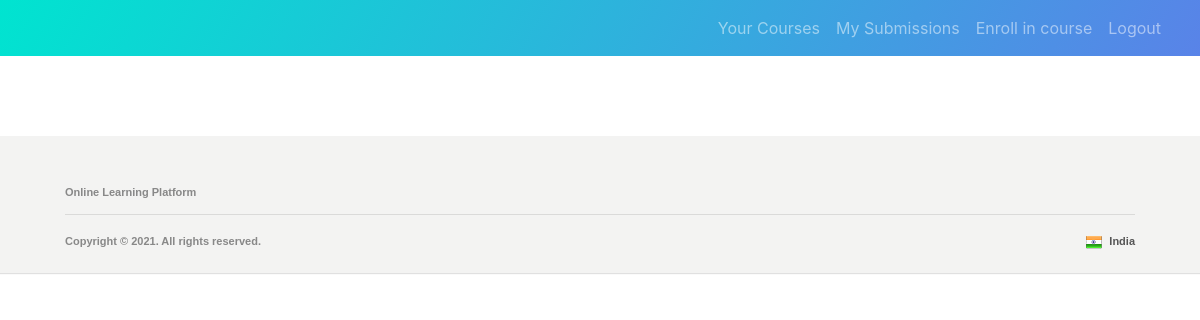
Page /student/submissions/ (signed in) on the earlier database version.
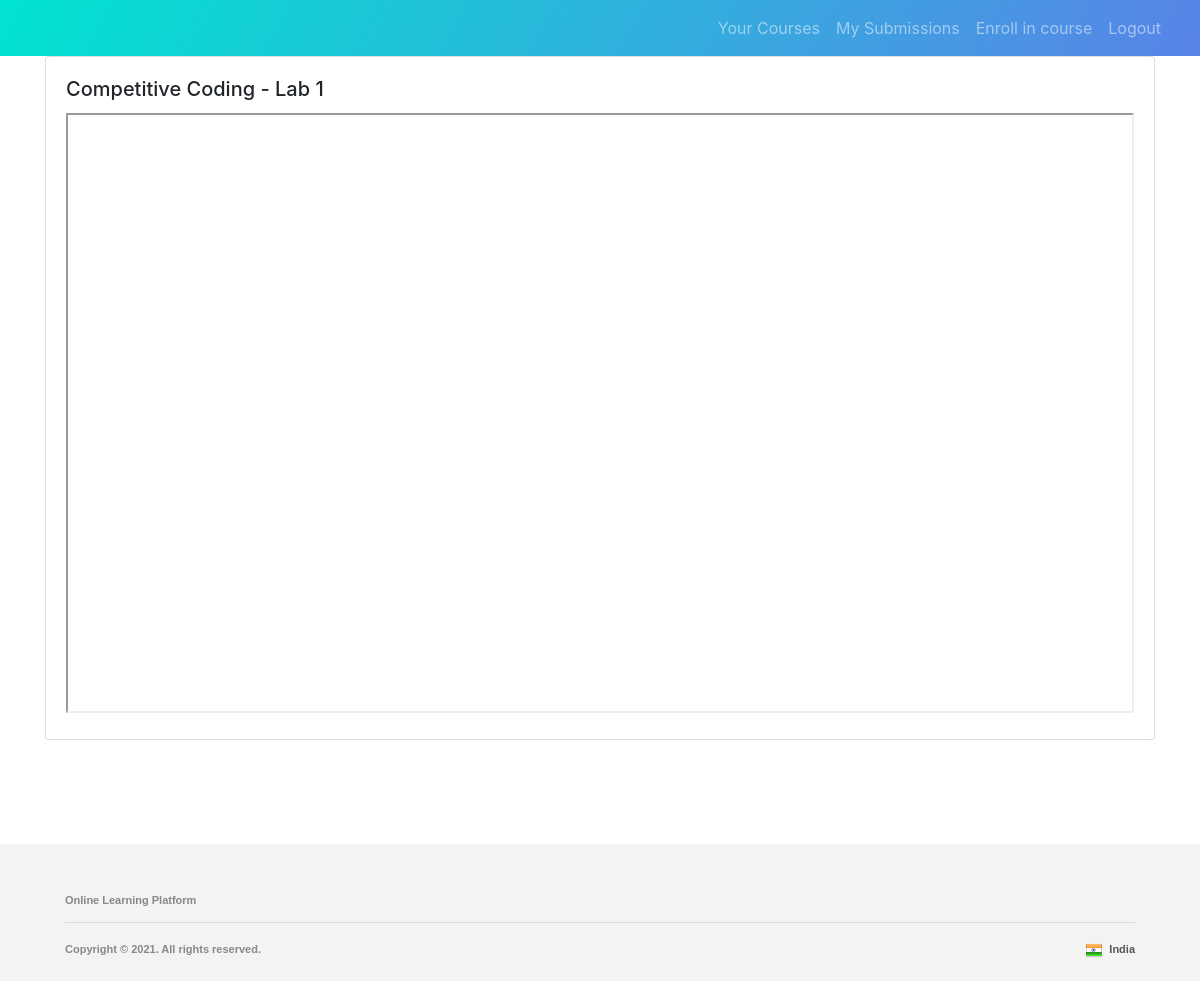
Same page on the later database version.
### accounts/models.py (models this page shows, shortened)
class Submission(models.Model):
    user = models.ForeignKey(User, on_delete=models.CASCADE, null=False)
    assignment = models.ForeignKey(Assignment, on_delete=models.CASCADE, null=False)
    link = models.CharField(max_length=200, null=False)
    grade = models.IntegerField(default=1,
                                validators=[
                                    MaxValueValidator(100),
                                    MinValueValidator(1)
                                ])

class Assignment(models.Model):
    course = models.ForeignKey(Course, on_delete=models.CASCADE, null=False)
    title = models.CharField(max_length=200, null=False)
    content = models.CharField(max_length=200, null=False)

class Course(models.Model):
    title = models.CharField(max_length=200, null=False)
    description = models.CharField(max_length=200, null=False)
    created_by = models.ForeignKey(User, on_delete=models.CASCADE, null=False)
    created_on = models.DateTimeField(auto_now_add=True, null=False)

### student/decorators.py (the view)
        def wrapper_func(request, *args, **kwargs):
            group = None
            if request.user.groups.exists():
                group = request.user.groups.all()[0].name
            if group in allowed_roles:
                return view_func(request, *args, **kwargs)
            else:
                return HttpResponse('You are not authorized to view this page')

### student/views.py (called while the page is built)
@login_required(login_url='/accounts/login')
@allowed_users(allowed_roles=['student'])
def getSubmissions(request):
    submissions = request.user.submission_set.all()
    return render(request, 'student/submissions.html',
                  context={'submissions': submissions})

### student/templates/student/submissions.html
{% extends 'student/main.html' %}
{% load static %}
{% block content %}
    <div class="container">
        {% for i in submissions %}
            <div class="card" style="width: 100%;">
                <div class="card-body">
                    <h5 class="card-title">{{ i.assignment.course.title }} - {{ i.assignment.title }}</h5>
                    <iframe src="https://docs.google.com/gview?url={{ i.link }}&embedded=true"
                            style="width: 100%; height:600px;"></iframe>
                </div>
            </div>
            <br/>
        {% endfor %}
    </div>
{% endblock %}

Differences in the rows shown:
added Submission: assignment.course "Competitive Coding", assignment "Lab 1"
